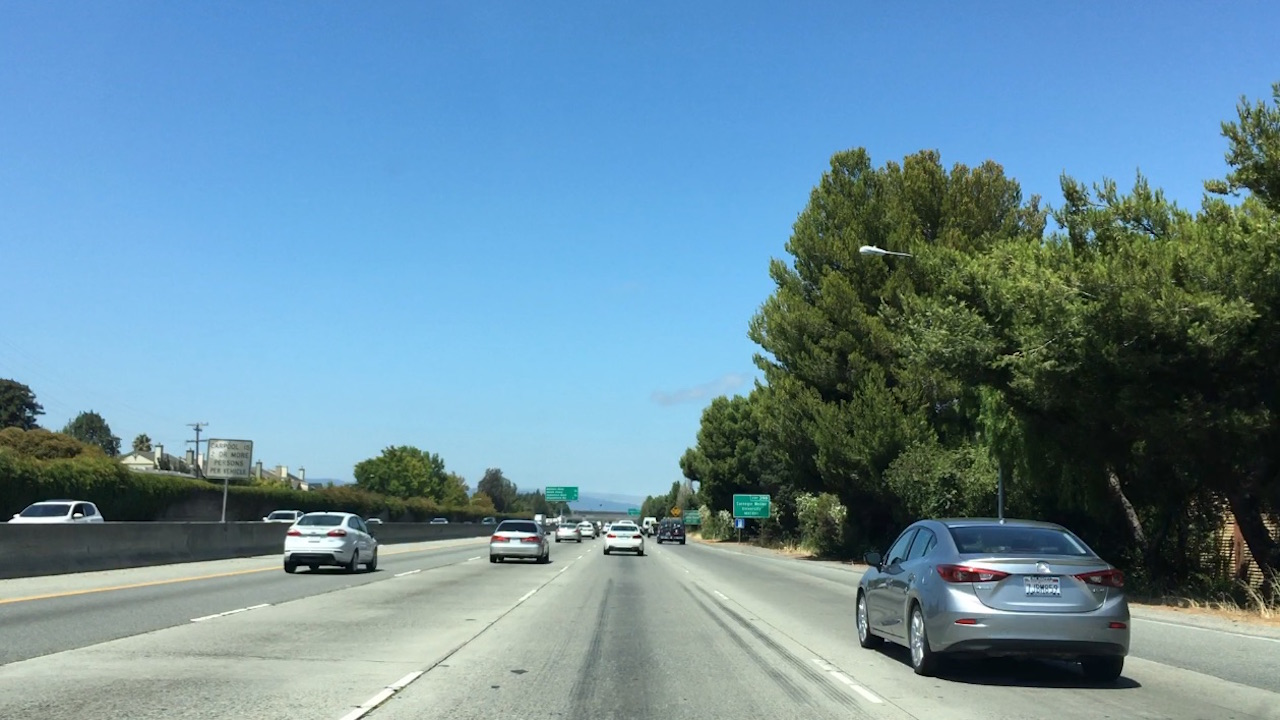
#> input picture cutouts/bbox-example-image.jpg, 1280 x 720 px
$ jupyter execute --allow-errors 'Object detection.ipynb'   (older library calls are emulated)
#> lines starting #> are read from the running program, lines starting #| are printed output that depends on the picture; after the words box and inside, x2 and y2 are one past the last pixel; in counts of white or black regions, pixels touching at a corner belong together
### lesson_functions.py
import matplotlib.image as mpimg
import numpy as np
import cv2
from skimage.feature import hog

# [7 lines left out: function convert_color, not called in this run]

# Define a function to return HOG features and visualization
def get_hog_features(img, orient, pix_per_cell, cell_per_block,
                        vis=False, feature_vec=True):
    # Call with two outputs if vis==True
    if vis == True:
        features, hog_image = hog(img, orientations=orient,
                                  pixels_per_cell=(pix_per_cell, pix_per_cell),
                                  block_norm= 'L2-Hys',
                                  cells_per_block=(cell_per_block, cell_per_block),
                                  transform_sqrt=True,
                                  visualize=vis, feature_vector=feature_vec)
        return features, hog_image
    # Otherwise call with one output
    else:
        features = hog(img, orientations=orient,
                       pixels_per_cell=(pix_per_cell, pix_per_cell),
                       cells_per_block=(cell_per_block, cell_per_block),
                       block_norm= 'L2-Hys',
                       transform_sqrt=True,
                       visualize=vis, feature_vector=feature_vec)
        return features

# Define a function to compute binned color features
def bin_spatial(img, size=(32, 32)):
    # Use cv2.resize().ravel() to create the feature vector
    features = cv2.resize(img, size).ravel()
    # Return the feature vector
    return features

# Define a function to compute color histogram features
# NEED TO CHANGE bins_range if reading .png files with mpimg!
def color_hist(img, nbins=32, bins_range=(0, 256)):
    # Compute the histogram of the color channels separately
    channel1_hist = np.histogram(img[:,:,0], bins=nbins, range=bins_range)
    channel2_hist = np.histogram(img[:,:,1], bins=nbins, range=bins_range)
    channel3_hist = np.histogram(img[:,:,2], bins=nbins, range=bins_range)
    # Concatenate the histograms into a single feature vector
    hist_features = np.concatenate((channel1_hist[0], channel2_hist[0], channel3_hist[0]))
    # Return the individual histograms, bin_centers and feature vector
    return hist_features

# Define a function to extract features from a list of images
# Have this function call bin_spatial() and color_hist()
def extract_features(imgs, color_space='RGB', spatial_size=(32, 32),
                        hist_bins=32, orient=9,
                        pix_per_cell=8, cell_per_block=2, hog_channel=0,
                        spatial_feat=True, hist_feat=True, hog_feat=True):
    # Create a list to append feature vectors to
    features = []
    # Iterate through the list of images
    for file in imgs:
        file_features = []
        # Read in each one by one
        image = mpimg.imread(file)
        # apply color conversion if other than 'RGB'
        if color_space != 'RGB':
            if color_space == 'HSV':
                feature_image = cv2.cvtColor(image, cv2.COLOR_RGB2HSV)
            elif color_space == 'LUV':
                feature_image = cv2.cvtColor(image, cv2.COLOR_RGB2LUV)
            elif color_space == 'HLS':
                feature_image = cv2.cvtColor(image, cv2.COLOR_RGB2HLS)
            elif color_space == 'YUV':
                feature_image = cv2.cvtColor(image, cv2.COLOR_RGB2YUV)
            elif color_space == 'YCrCb':
                feature_image = cv2.cvtColor(image, cv2.COLOR_RGB2YCrCb)
        else: feature_image = np.copy(image)

        if spatial_feat == True:
            spatial_features = bin_spatial(feature_image, size=spatial_size)
            file_features.append(spatial_features)
        if hist_feat == True:
            # Apply color_hist()
            hist_features = color_hist(feature_image, nbins=hist_bins)
            file_features.append(hist_features)
        if hog_feat == True:
        # Call get_hog_features() with vis=False, feature_vec=True
            if hog_channel == 'ALL':
                hog_features = []
                for channel in range(feature_image.shape[2]):
                    hog_features.append(get_hog_features(feature_image[:,:,channel],
                                        orient, pix_per_cell, cell_per_block,
                                        vis=False, feature_vec=True))
                hog_features = np.ravel(hog_features)
            else:
                hog_features = get_hog_features(feature_image[:,:,hog_channel], orient,
                            pix_per_cell, cell_per_block, vis=False, feature_vec=True)
            # Append the new feature vector to the features list
            file_features.append(hog_features)
        features.append(np.concatenate(file_features))
    # Return list of feature vectors
    return features

# Define a function that takes an image,
# start and stop positions in both x and y,
# window size (x and y dimensions),
# and overlap fraction (for both x and y)
# [51 lines left out: functions slide_window, draw_boxes, not called in this run]

### Object detection.ipynb
# Object detection
* Manual detection
* Template matching
* Color histogram

[cell 1]
import numpy as np
import cv2
import matplotlib.pyplot as plt
import matplotlib.image as mpimg

image = mpimg.imread('cutouts/bbox-example-image.jpg')
#> image is the input picture: shape (720, 1280, 3); mean R, G, B 105, 140.8, 158.7

# Define a function that takes an image, a list of bounding boxes,
# and optional color tuple and line thickness as inputs
# then draws boxes in that color on the output

def draw_boxes(img, bboxes, color=(0, 0, 255), thick=6):
    # Make a copy of the image
#> called with color = (0, 0, 255), thick = 6
    draw_img = np.copy(img)
    # Iterate through the bounding boxes
    for bbox in bboxes:
        # Draw a rectangle given bbox coordinates
        cv2.rectangle(draw_img, bbox[0], bbox[1], color, thick)
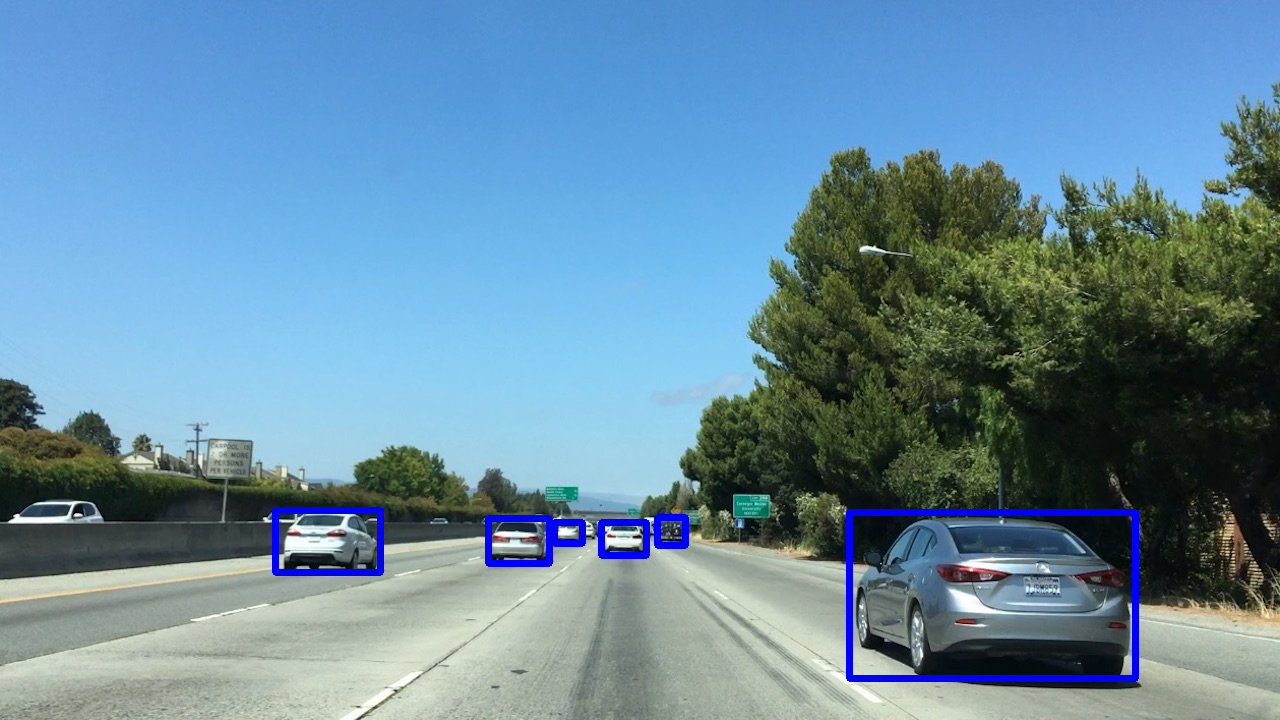
#> draw_img: shape (720, 1280, 3); 1.36% of pixels changed, all inside (x1, y1, x2, y2) = (272, 507, 1139, 682)
    # Return the image copy with boxes drawn
    return draw_img

# Here are the bounding boxes I used
bboxes = [((275, 572), (380, 510)), ((488, 563), (549, 518)), ((554, 543), (582, 522)),
          ((601, 555), (646, 522)), ((657, 545), (685, 517)), ((849, 678), (1135, 512))]

result = draw_boxes(image, bboxes)
plt.imshow(result)

[cell 2]
import numpy as np
import cv2
import matplotlib.pyplot as plt
import matplotlib.image as mpimg

image = mpimg.imread('cutouts/bbox-example-image.jpg')
#image = mpimg.imread('temp-matching-example-2.jpg')
templist = ['cutouts/cutout1.jpg', 'cutouts/cutout2.jpg', 'cutouts/cutout3.jpg',
            'cutouts/cutout4.jpg', 'cutouts/cutout5.jpg', 'cutouts/cutout6.jpg']

# Here is your draw_boxes function from the previous exercise
# [9 lines left out: function draw_boxes, not called in this run]


# Define a function that takes an image and a list of templates as inputs
# then searches the image and returns the a list of bounding boxes
# for matched templates
def find_matches(img, template_list):
    # Define an empty list to take bbox coords
    bbox_list = []
    # Define matching method
    # Other options include: cv2.TM_CCORR_NORMED', 'cv2.TM_CCOEFF', 'cv2.TM_CCORR',
    #         'cv2.TM_SQDIFF', 'cv2.TM_SQDIFF_NORMED'
    method = cv2.TM_CCOEFF_NORMED
#> method = 5
    # Iterate through template list
    for temp in template_list:
        # Read in templates one by one
        tmp = mpimg.imread(temp)
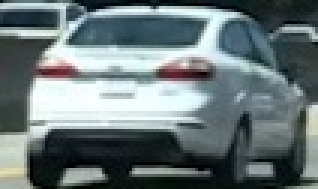
#> input picture cutouts/cutout1.jpg, 106 x 63 px (shown 3 times larger)
#> tmp is the input picture: shape (63, 106, 3); mean R, G, B 105.4, 118.5, 120.3
        # Use cv2.matchTemplate() to search the image
        result = cv2.matchTemplate(img, tmp, method)
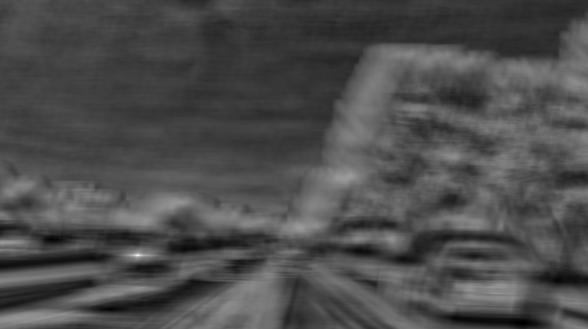
#> result: shape (658, 1175) float32 (shown at 1/2 size); min -0.484, max 1, mean -0.0361; drawn with min black and max white
        # Use cv2.minMaxLoc() to extract the location of the best match
        min_val, max_val, min_loc, max_loc = cv2.minMaxLoc(result)
#> min_val = -0.484; max_val = 1; min_loc = (1043, 645); max_loc = (275, 510)
        # Determine a bounding box for the match
        w, h = (tmp.shape[1], tmp.shape[0])
        if method in [cv2.TM_SQDIFF, cv2.TM_SQDIFF_NORMED]:
            top_left = min_loc
        else:
            top_left = max_loc
#> top_left = (275, 510)
        bottom_right = (top_left[0] + w, top_left[1] + h)
#> bottom_right = (381, 573)
        # Append bbox position to list
        bbox_list.append((top_left, bottom_right))
        # Return the list of bounding boxes

    return bbox_list

#> (the rest of this cell did not finish here and is left out)

[cell 3]
import numpy as np
import cv2
import matplotlib.pyplot as plt
import matplotlib.image as mpimg

image = mpimg.imread('cutouts/cutout1.jpg')

# Define a function to compute color histogram features
# Define a function to compute color histogram features
def color_hist(img, nbins=32, bins_range=(0, 256)):
    # Compute the histogram of the RGB channels separately
#> called with nbins = 32, bins_range = (0, 256)
    rhist = np.histogram(img[:,:,0], bins=nbins, range=bins_range)
    ghist = np.histogram(img[:,:,1], bins=nbins, range=bins_range)
    bhist = np.histogram(img[:,:,2], bins=nbins, range=bins_range)
    # Generating bin centers
    bin_edges = rhist[1]
#> bin_edges = 33 values from 0 to 256
    bin_centers = (bin_edges[1:]  + bin_edges[0:len(bin_edges)-1])/2
#> bin_centers = 32 values from 4 to 252
    # Concatenate the histograms into a single feature vector
    hist_features = np.concatenate((rhist[0], ghist[0], bhist[0]))
#> hist_features = 96 values, max 634 at index 95, min 49 at index 31, mean 208.7
    # Return the individual histograms, bin_centers and feature vector
    return rhist, ghist, bhist, bin_centers, hist_features

rh, gh, bh, bincen, feature_vec = color_hist(image, nbins=32, bins_range=(0, 256))
#> bincen = 32 values from 4 to 252; feature_vec has the same summary as hist_features in color_hist

# Plot a figure with all three bar charts
if rh is not None:
    fig = plt.figure(figsize=(12,3))
    plt.subplot(131)
    plt.bar(bincen, rh[0])
    plt.xlim(0, 256)
    plt.title('R Histogram')
    plt.subplot(132)
    plt.bar(bincen, gh[0])
    plt.xlim(0, 256)
    plt.title('G Histogram')
    plt.subplot(133)
    plt.bar(bincen, bh[0])
    plt.xlim(0, 256)
    plt.title('B Histogram')
    fig.tight_layout()
else:
    print('Your function is returning None for at least one variable...')
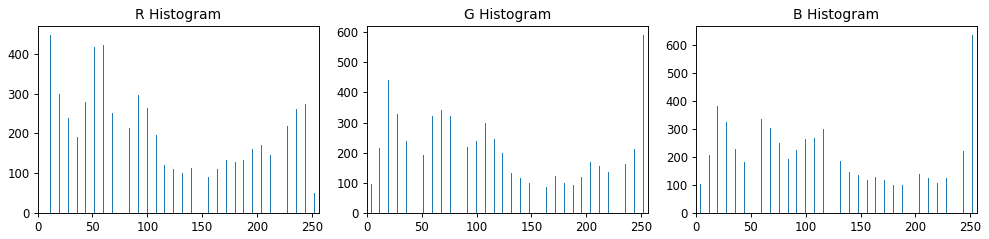
#> figure drawn by matplotlib, 3 panels; panel 1: tallest bar 448 high, from x = 11.6 to 12.4; panel 2: tallest bar 591 high, from x = 251.6 to 252.4; panel 3: tallest bar 634 high, from x = 251.6 to 252.4

[cell 4]
import matplotlib.image as mpimg
import matplotlib.pyplot as plt
import numpy as np
import cv2
import glob
#from skimage.feature import hog
#from skimage import color, exposure
# images are divided up into vehicles and non-vehicles

images = glob.glob('dataset/mixed/*.jpeg')
cars = []
notcars = []

for image in images:
    if 'image' in image or 'extra' in image:
        notcars.append(image)
    else:
        cars.append(image)

# Define a function to return some characteristics of the dataset
def data_look(car_list, notcar_list):
    data_dict = {}
    # Define a key in data_dict "n_cars" and store the number of car images
    data_dict["n_cars"] = len(car_list)
    # Define a key "n_notcars" and store the number of notcar images
    data_dict["n_notcars"] = len(notcar_list)
    # Read in a test image, either car or notcar
    example_img = mpimg.imread(car_list[0])
    # Define a key "image_shape" and store the test image shape 3-tuple
    data_dict["image_shape"] = example_img.shape
    # Define a key "data_type" and store the data type of the test image.
    data_dict["data_type"] = example_img.dtype
    # Return data_dict
    return data_dict

#> (the rest of this cell did not finish here and is left out)

[cell 5]
import matplotlib.image as mpimg
import matplotlib.pyplot as plt
import numpy as np
import cv2
import glob
from skimage.feature import hog

# Read in our vehicles
car_images = glob.glob('dataset/vehicles_smallset/cars1/*.jpeg')

# Define a function to return HOG features and visualization
# Features will always be the first element of the return
# Image data will be returned as the second element if visualize= True
# Otherwise there is no second return element

# [21 lines left out: function get_hog_features, not called in this run]

# Generate a random index to look at a car image
#> (the rest of this cell did not finish here and is left out)

[cell 6]
import numpy as np
import cv2
import matplotlib.pyplot as plt
import matplotlib.image as mpimg
from sklearn.preprocessing import StandardScaler
import glob

# Define a function to compute binned color features
def bin_spatial(img, size=(32, 32)):
    # Use cv2.resize().ravel() to create the feature vector
    features = cv2.resize(img, size).ravel()
    # Return the feature vector
    return features

# Define a function to compute color histogram features
def color_hist(img, nbins=32, bins_range=(0, 256)):
    # Compute the histogram of the color channels separately
    channel1_hist = np.histogram(img[:,:,0], bins=nbins, range=bins_range)
    channel2_hist = np.histogram(img[:,:,1], bins=nbins, range=bins_range)
    channel3_hist = np.histogram(img[:,:,2], bins=nbins, range=bins_range)
    # Concatenate the histograms into a single feature vector
    hist_features = np.concatenate((channel1_hist[0], channel2_hist[0], channel3_hist[0]))
    # Return the individual histograms, bin_centers and feature vector
    return hist_features

###### TODO ###########
# Define a function to extract features from a list of images
# Have this function call bin_spatial() and color_hist()
def extract_features(imgs, cspace='RGB', spatial_size=(32, 32),
                        hist_bins=32, hist_range=(0, 256)):
    # Create a list to append feature vectors to
    features = []
    # Iterate through the list of images
    for file in imgs:
        # Read in each one by one
        image = mpimg.imread(file)
        # apply color conversion if other than 'RGB'
        if cspace != 'RGB':
            if cspace == 'HSV':
                feature_image = cv2.cvtColor(image, cv2.COLOR_RGB2HSV)
            elif cspace == 'LUV':
                feature_image = cv2.cvtColor(image, cv2.COLOR_RGB2LUV)
            elif cspace == 'HLS':
                feature_image = cv2.cvtColor(image, cv2.COLOR_RGB2HLS)
            elif cspace == 'YUV':
                feature_image = cv2.cvtColor(image, cv2.COLOR_RGB2YUV)
        else: feature_image = np.copy(image)
        # Apply bin_spatial() to get spatial color features
        spatial_features = bin_spatial(feature_image, size=spatial_size)
        # Apply color_hist() also with a color space option now
        hist_features = color_hist(feature_image, nbins=hist_bins, bins_range=hist_range)
        # Append the new feature vector to the features list
        features.append(np.concatenate((spatial_features, hist_features)))
    # Return list of feature vectors
    return features


images = glob.glob('dataset/mixed/*.jpeg')
cars = []
notcars = []
for image in images:
    if 'image' in image or 'extra' in image:
        notcars.append(image)
    else:
        cars.append(image)

car_features = extract_features(cars, cspace='RGB', spatial_size=(32, 32),
                        hist_bins=32, hist_range=(0, 256))
notcar_features = extract_features(notcars, cspace='RGB', spatial_size=(32, 32),
                        hist_bins=32, hist_range=(0, 256))
#> call 2 of extract_features, with cspace = 'RGB', spatial_size = (32, 32), hist_bins = 32, hist_range = (0, 256)
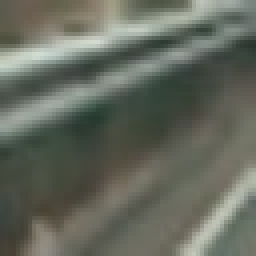
#> input picture dataset/mixed/image0047.jpeg, 64 x 64 px (shown 4 times larger)
#> in extract_features, image is the input picture: shape (64, 64, 3); mean R, G, B 101.1, 105.5, 94.2
#> (the rest of the program and of its run is left out)
